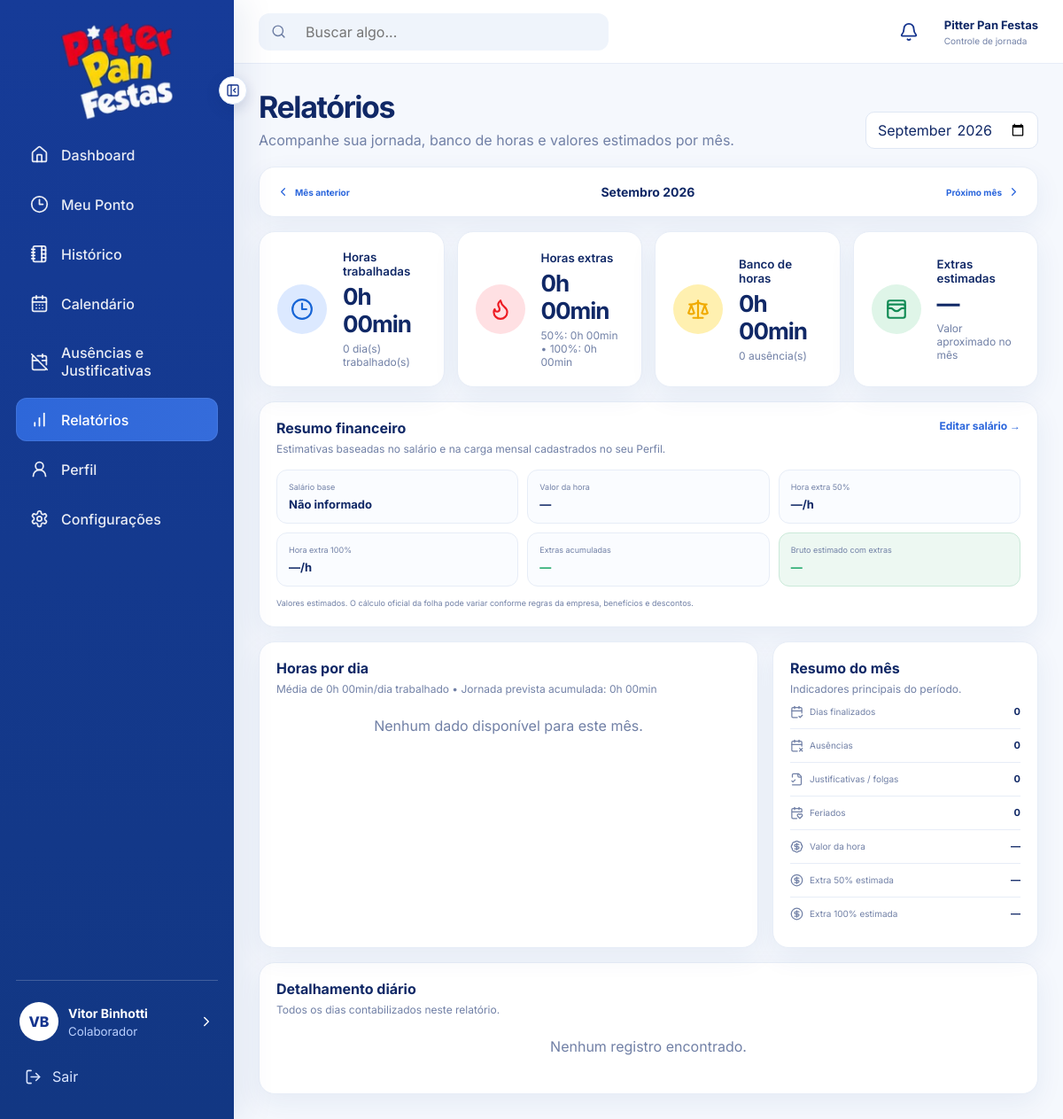
The app's page /public/?route=reports (signed in) with its own data.
### tables this page shows
CREATE TABLE users (
    id BIGINT UNSIGNED AUTO_INCREMENT PRIMARY KEY,
    name VARCHAR(120) NOT NULL,
    email VARCHAR(160) NOT NULL UNIQUE,
    password VARCHAR(255) NOT NULL,
    role ENUM('admin', 'employee') NOT NULL DEFAULT 'employee',
    salary DECIMAL(10,2) NULL,
    daily_minutes SMALLINT UNSIGNED NOT NULL DEFAULT 528 COMMENT '8h48 = 528 minutos',
    monthly_hours SMALLINT UNSIGNED NOT NULL DEFAULT 220,
    workday_start TIME NOT NULL DEFAULT '08:00:00',
    workday_end TIME NOT NULL DEFAULT '17:48:00',
    lunch_start_time TIME NOT NULL DEFAULT '12:00:00',
    lunch_minutes SMALLINT UNSIGNED NOT NULL DEFAULT 60,
    theme ENUM('light', 'dark') NOT NULL DEFAULT 'light',
    notifications_enabled TINYINT(1) NOT NULL DEFAULT 1,
    browser_notifications TINYINT(1) NOT NULL DEFAULT 0,
    notification_before_minutes SMALLINT UNSIGNED NOT NULL DEFAULT 10,
    notification_after_minutes SMALLINT UNSIGNED NOT NULL DEFAULT 5,
    notify_entry_enabled TINYINT(1) NOT NULL DEFAULT 1,
    notify_lunch_start_enabled TINYINT(1) NOT NULL DEFAULT 1,
    notify_lunch_return_enabled TINYINT(1) NOT NULL DEFAULT 1,
    notify_clock_out_enabled TINYINT(1) NOT NULL DEFAULT 1,
    avatar_path VARCHAR(255) NULL,
    is_active TINYINT(1) NOT NULL DEFAULT 1,
    created_at TIMESTAMP NOT NULL DEFAULT CURRENT_TIMESTAMP,
    updated_at TIMESTAMP NOT NULL DEFAULT CURRENT_TIMESTAMP ON UPDATE CURRENT_TIMESTAMP
);

### app/Views/reports/index.php (the view, shortened to what the rows shown need)
<?php
function reportMinutes(int $minutes): string
{
    $hours = intdiv(abs($minutes), 60);
    $mins = abs($minutes) % 60;
    return $hours . 'h ' . str_pad((string)$mins, 2, '0', STR_PAD_LEFT) . 'min';
}
function reportSignedMinutes(int $minutes): string
{
    if ($minutes === 0) {
        return '0h 00min';
    }
    return ($minutes > 0 ? '+' : '-')
        . reportMinutes($minutes);
}
?>
<div class="page-heading reports-page-heading">
    <div>
        <h1>Relatórios</h1>
    </div>
</div>
<div class="report-stats-grid">
    <article class="stat-card report-stat-card">
        <div>
            <small>Horas trabalhadas</small>
            <strong><?= reportMinutes($totalWorked) ?></strong>
            <span class="muted"><?= $daysWorked ?> dia(s) trabalhado(s)</span>
        </div>
    </article>
    <article class="stat-card report-stat-card">
        <div>
            <small>Horas extras</small>
            <strong><?= reportMinutes($totalExtra50 + $totalExtra100) ?></strong>
            <span class="muted">
                50%: <?= reportMinutes($totalExtra50) ?> •
                100%: <?= reportMinutes($totalExtra100) ?>
            </span>
        </div>
    </article>
    <article class="stat-card report-stat-card">
        <div>
            <small>Banco de horas</small>
            <strong class="<?= $totalBank > 0 ? 'balance-positive' : ($totalBank < 0 ? 'balance-negative' : '') ?>">
                <?= reportSignedMinutes($totalBank) ?>
            </strong>
            <span class="muted"><?= $absences ?> ausência(s)</span>
        </div>
    </article>
</div>
<div class="reports-main-grid">
    <section class="panel report-chart-panel">
        <div class="panel-title-row">
            <div>
                <h3>Horas por dia</h3>
                <p>
                    Média de <?= reportMinutes($averageWorked) ?>/dia trabalhado
                    • Jornada prevista acumulada: <?= reportMinutes($totalExpected) ?>
                </p>
            </div>
        </div>
    </section>
    <section class="panel report-summary-panel">
        <div class="report-summary-list">
            <div>
                <span><i data-lucide="calendar-check-2"></i> Dias finalizados</span>
                <strong><?= $completedDays ?></strong>
            </div>
            <div>
                <span><i data-lucide="calendar-x-2"></i> Ausências</span>
                <strong><?= $absences ?></strong>
            </div>
            <div>
                <span><i data-lucide="file-check-2"></i> Justificativas / folgas</span>
                <strong><?= $justifiedDays ?></strong>
            </div>
            <div>
                <span><i data-lucide="calendar-heart"></i> Feriados</span>
                <strong><?= $holidays ?></strong>
            </div>
        </div>
    </section>
</div>

### app/Views/layouts/app.php (shortened to what the rows shown need)
<?php
$currentUser = authUser();
$viewUser = $user ?? null;
$theme = $viewUser['theme'] ?? 'light';
?>
<!DOCTYPE html>
<html lang="pt-BR">
<head>
    <link rel="stylesheet" href="<?= asset('css/app.css') ?>">
</head>
<body class="<?= $theme === 'dark' ? 'theme-dark' : 'theme-light' ?>">
<div class="app-shell">
    <aside class="sidebar" id="sidebar">
        <div class="sidebar-footer">
            <a href="<?= url('profile') ?>" class="mini-profile" data-tooltip="Perfil">
                <span class="mini-profile-text">
                    <strong><?= e($currentUser['name'] ?? 'Usuário') ?></strong>
                    <small>Colaborador</small>
                </span>
            </a>
        </div>
    </aside>
    <main class="main-content">
        <section class="page-content">
            <?php require $viewFile; ?>
        </section>
    </main>
</div>
</body>
</html>

### records on screen
users: name "Vitor Binhotti", browser_notifications "0h 00min", browser_notifications "0", reportMinutes($totalExtra50 + $totalExtra100) "0h 00min"

### other values on screen
$initials ?: 'U' "VB"
$monthNames[(int)$monthStart->format('n')] "Setembro"
$monthStart->format('Y') "2026"
reportCurrency($estimatedTotal) "—"
reportCurrency($hourlyValue) "—"
reportCurrency($hourlyExtra50Value) "—"
reportCurrency($hourlyExtra100Value) "—"
reportCurrency($projectedGross) "—"
reportCurrency($estimated50) "—"
reportCurrency($estimated100) "—"
